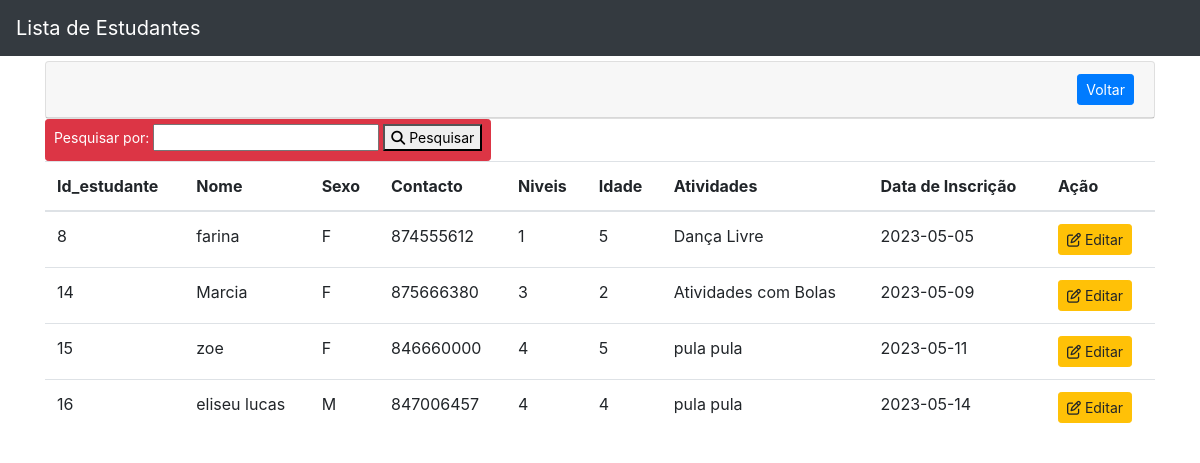
Screenshot of /listar_estudante.php (signed in) with the database file from the repository.
### tables this page shows
CREATE TABLE `estudante` (
  `id_estudante` int(11) NOT NULL,
  `nome` varchar(50) NOT NULL,
  `sexo` char(1) NOT NULL CHECK (`sexo` in ('M','F')),
  `contacto` varchar(13) NOT NULL,
  `niveis` int(11) NOT NULL,
  `idade` int(11) NOT NULL CHECK (`idade` between 2 and 5),
  `atividades` varchar(255) DEFAULT NULL,
  `data` date DEFAULT NULL
);

### listar_estudante.php (the view, shortened to what this page needs)
<!DOCTYPE html>
<html>
<head>
    <link rel="stylesheet" href="https://cdn.jsdelivr.net/npm/bootstrap@4.3.1/dist/css/bootstrap.min.css">
</head>
<body>
<?php
$usuario = $_SESSION['usuario'];
include 'conexao.php';
$sql = "SELECT nivel FROM `usuarios` WHERE email='$usuario' and status='Ativo'";
$buscar = mysqli_query($conexao, $sql);
$array = mysqli_fetch_array($buscar);
$nivel = $array['nivel'];
?>
<nav class="navbar navbar-expand-sm bg-dark navbar-dark">
  <a class="navbar-brand" href="#">Lista de Estudantes</a>
</nav>
<div class="container" style="margin-top:5px">
 <div style="text-align: left;">
  <div class="card">
    <div class="card-header">
      <div class="row">
        <div class="col-md-9"></div>
        <div class="col-md-3" align="right">
          <a href="ini.php" role="button" type="usbmit" class="btn btn-sm btn-primary">Voltar</a>
        </div>
      </div>
    </div>
</div>
    <form class="btn btn-danger btn-sm" method="post" action="pesquisar.php">
        <label>Pesquisar por:</label>
        <input type="text" name="pesquisar" autocomplete="off" required>
        <button type="submit"><i class="fa-solid fa-magnifying-glass"></i>&nbsp;Pesquisar</button>
    </form>
    <table class="table">
        <thead>
            <tr>
                <th scope="col">Id_estudante</th>
                <th scope="col">Nome</th>
                <th scope="col">Sexo</th>
                <th scope="col">Contacto</th>
                <th scope="col">Niveis</th>
                <th scope="col">Idade</th>
                <th scope="col">Atividades</th>
                <th scope="col">Data de Inscrição</th>
                <th scope="col">Ação</th>
            </tr>
        </thead>
        <?php
        include 'conexao.php';
        $sql = "SELECT * FROM `estudante`";
        $busca = mysqli_query($conexao, $sql);
        while ($array = mysqli_fetch_array($busca)) {
            $id_estudante = $array['id_estudante'];
            $nome = $array['nome'];
            $sexo = $array['sexo'];
            $contacto = $array['contacto'];
            $niveis = $array['niveis'];
            $idade = $array['idade'];
            $atividades = $array['atividades'];
            $data = $array['data'];
        ?>
            <tr>
                <td><?php echo $id_estudante ?></td>
                <td><?php echo $nome ?></td>
                <td><?php echo $sexo ?></td>
                <td><?php echo $contacto ?></td>
                <td><?php echo $niveis ?></td>
                <td><?php echo $idade ?></td>
                <td><?php echo $atividades ?></td>
                <td><?php echo $data ?></td>
                <td>
                    <?php
                    if ($nivel == 1 || $nivel == 2) {
                    ?>
                    <a class="btn btn-warning btn-sm" href="editar_estudante.php?id=<?php echo $id_estudante ?>" role="button"><i class="fa-regular fa-pen-to-square"></i>&nbsp;Editar</a>
                    <?php
                    } if ($nivel == 1) {
                    ?>
                    <a class="btn btn-danger btn-sm" href="deletar_estudante.php?id=<?php echo $id_estudante ?>" role="button"><i class="fa-solid fa-trash-can"></i></i>&nbsp;Excluir</a>
                </td>
            <?php
                    }
            ?>
            </tr>
        <?php
        }
        ?>
    </table>
</div>
</body>
</html>

### rows the page displays
estudante: id_estudante "8", nome "farina", sexo "F", contacto "874555612", niveis "1", idade "5", atividades "Dança Livre", data "2023-05-05"
estudante: id_estudante "14", nome "Marcia", sexo "F", contacto "875666380", niveis "3", idade "2", atividades "Atividades com Bolas", data "2023-05-09"
estudante: id_estudante "15", nome "zoe", sexo "F", contacto "846660000", niveis "4", idade "5", atividades "pula pula", data "2023-05-11"
estudante: id_estudante "16", nome "eliseu lucas", sexo "M", contacto "847006457", niveis "4", idade "4", atividades "pula pula", data "2023-05-14"
